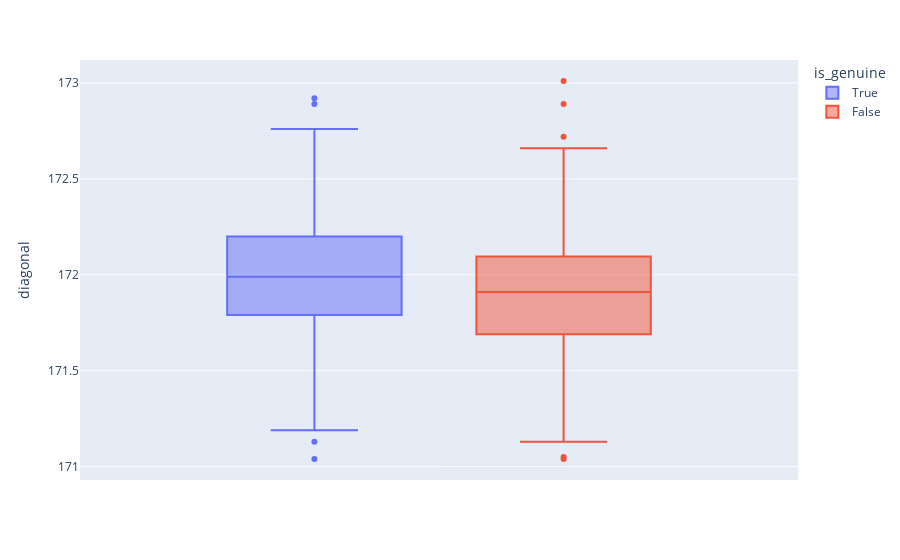
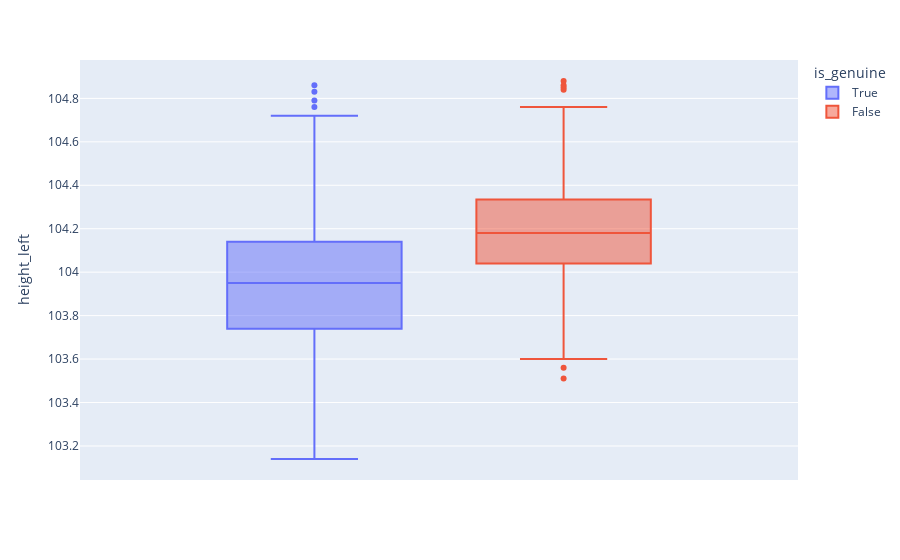
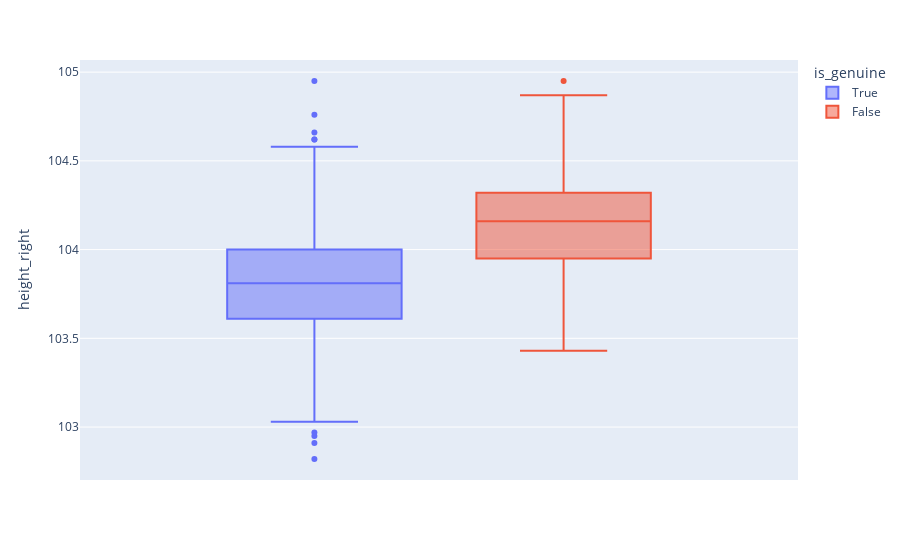
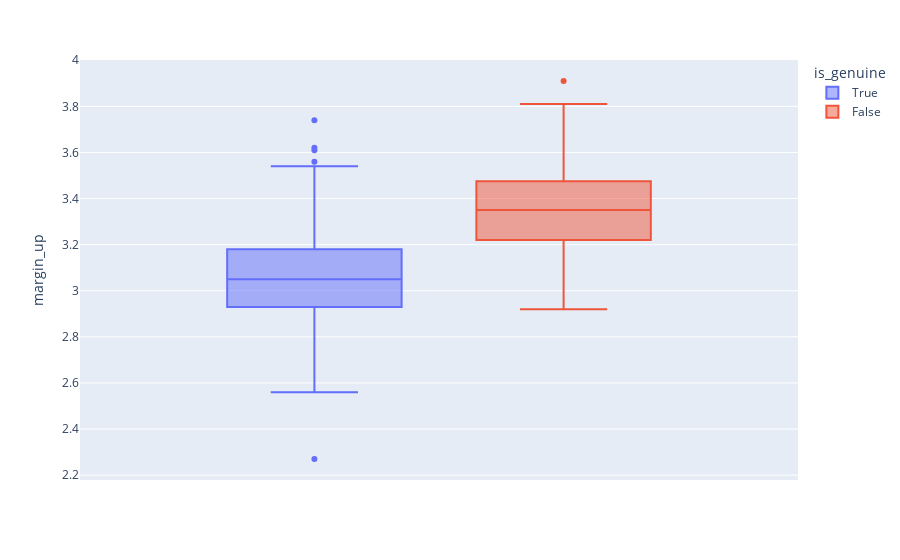

Write notebook code for charts like these, in order.
### Markdown cell above
>"Dans un premier temps, nous souhaitons avoir une analyse descriptive des données, notamment la répartition des dimensions des billets, le nombre de vrais / faux billets, etc."

### Code cell
import plotly.express as px

variables=[ 'diagonal', 'height_left', 'height_right','margin_up','margin_low','length']

for variable in variables:
        fig= px.box(data_frame = billets,y = variable ,color= 'is_genuine')
        fig.show()
        #print(variable)

### Figure 1 — Plotly figure (JSON) as saved in the notebook; plotly's stock layout.template omitted (floating-point values rounded to 4 significant figures; data arrays with more than 128 entries replaced by an {"elided": "..."} marker saying what was removed)
{"data": [{"alignmentgroup": "True", "hovertemplate": "is_genuine=True<br>diagonal=%{y}<extra></extra>", "legendgroup": "True", "marker": {"color": "#636efa"}, "name": "True", "notched": false, "offsetgroup": "True", "orientation": "v", "showlegend": true, "type": "box", "x0": " ", "xaxis": "x", "y": {"elided": "1000 float values"}, "y0": " ", "yaxis": "y"}, {"alignmentgroup": "True", "hovertemplate": "is_genuine=False<br>diagonal=%{y}<extra></extra>", "legendgroup": "False", "marker": {"color": "#EF553B"}, "name": "False", "notched": false, "offsetgroup": "False", "orientation": "v", "showlegend": true, "type": "box", "x0": " ", "xaxis": "x", "y": {"elided": "500 float values"}, "y0": " ", "yaxis": "y"}], "layout": {"boxmode": "group", "legend": {"title": {"text": "is_genuine"}, "tracegroupgap": 0}, "margin": {"t": 60}, "xaxis": {"anchor": "y", "domain": [0, 1]}, "yaxis": {"anchor": "x", "domain": [0, 1], "title": {"text": "diagonal"}}}}

### Figure 2 — Plotly figure (JSON) as saved in the notebook; plotly's stock layout.template omitted (floating-point values rounded to 4 significant figures; data arrays with more than 128 entries replaced by an {"elided": "..."} marker saying what was removed)
{"data": [{"alignmentgroup": "True", "hovertemplate": "is_genuine=True<br>height_left=%{y}<extra></extra>", "legendgroup": "True", "marker": {"color": "#636efa"}, "name": "True", "notched": false, "offsetgroup": "True", "orientation": "v", "showlegend": true, "type": "box", "x0": " ", "xaxis": "x", "y": {"elided": "1000 float values"}, "y0": " ", "yaxis": "y"}, {"alignmentgroup": "True", "hovertemplate": "is_genuine=False<br>height_left=%{y}<extra></extra>", "legendgroup": "False", "marker": {"color": "#EF553B"}, "name": "False", "notched": false, "offsetgroup": "False", "orientation": "v", "showlegend": true, "type": "box", "x0": " ", "xaxis": "x", "y": {"elided": "500 float values"}, "y0": " ", "yaxis": "y"}], "layout": {"boxmode": "group", "legend": {"title": {"text": "is_genuine"}, "tracegroupgap": 0}, "margin": {"t": 60}, "xaxis": {"anchor": "y", "domain": [0, 1]}, "yaxis": {"anchor": "x", "domain": [0, 1], "title": {"text": "height_left"}}}}

### Figure 3 — Plotly figure (JSON) as saved in the notebook; plotly's stock layout.template omitted (floating-point values rounded to 4 significant figures; data arrays with more than 128 entries replaced by an {"elided": "..."} marker saying what was removed)
{"data": [{"alignmentgroup": "True", "hovertemplate": "is_genuine=True<br>height_right=%{y}<extra></extra>", "legendgroup": "True", "marker": {"color": "#636efa"}, "name": "True", "notched": false, "offsetgroup": "True", "orientation": "v", "showlegend": true, "type": "box", "x0": " ", "xaxis": "x", "y": {"elided": "1000 float values"}, "y0": " ", "yaxis": "y"}, {"alignmentgroup": "True", "hovertemplate": "is_genuine=False<br>height_right=%{y}<extra></extra>", "legendgroup": "False", "marker": {"color": "#EF553B"}, "name": "False", "notched": false, "offsetgroup": "False", "orientation": "v", "showlegend": true, "type": "box", "x0": " ", "xaxis": "x", "y": {"elided": "500 float values"}, "y0": " ", "yaxis": "y"}], "layout": {"boxmode": "group", "legend": {"title": {"text": "is_genuine"}, "tracegroupgap": 0}, "margin": {"t": 60}, "xaxis": {"anchor": "y", "domain": [0, 1]}, "yaxis": {"anchor": "x", "domain": [0, 1], "title": {"text": "height_right"}}}}

### Figure 4 — Plotly figure (JSON) as saved in the notebook; plotly's stock layout.template omitted (floating-point values rounded to 4 significant figures; data arrays with more than 128 entries replaced by an {"elided": "..."} marker saying what was removed)
{"data": [{"alignmentgroup": "True", "hovertemplate": "is_genuine=True<br>margin_up=%{y}<extra></extra>", "legendgroup": "True", "marker": {"color": "#636efa"}, "name": "True", "notched": false, "offsetgroup": "True", "orientation": "v", "showlegend": true, "type": "box", "x0": " ", "xaxis": "x", "y": {"elided": "1000 float values"}, "y0": " ", "yaxis": "y"}, {"alignmentgroup": "True", "hovertemplate": "is_genuine=False<br>margin_up=%{y}<extra></extra>", "legendgroup": "False", "marker": {"color": "#EF553B"}, "name": "False", "notched": false, "offsetgroup": "False", "orientation": "v", "showlegend": true, "type": "box", "x0": " ", "xaxis": "x", "y": {"elided": "500 float values"}, "y0": " ", "yaxis": "y"}], "layout": {"boxmode": "group", "legend": {"title": {"text": "is_genuine"}, "tracegroupgap": 0}, "margin": {"t": 60}, "xaxis": {"anchor": "y", "domain": [0, 1]}, "yaxis": {"anchor": "x", "domain": [0, 1], "title": {"text": "margin_up"}}}}
